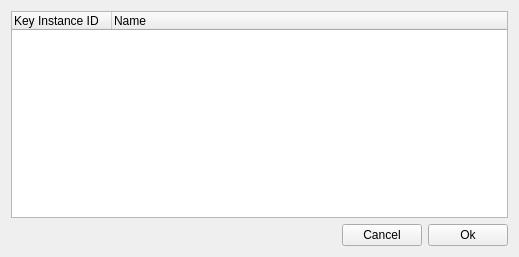
<?xml version="1.0" encoding="UTF-8"?>
<ui version="4.0">
 <class>DSDocumentsKeysDialog</class>
 <widget class="QDialog" name="DSDocumentsKeysDialog">
  <property name="geometry">
   <rect>
    <x>0</x>
    <y>0</y>
    <width>519</width>
    <height>257</height>
   </rect>
  </property>
  <property name="windowTitle">
   <string>Dialog</string>
  </property>
  <layout class="QVBoxLayout" name="verticalLayout">
   <item>
    <widget class="QTreeWidget" name="w_tree_widget">
     <property name="alternatingRowColors">
      <bool>true</bool>
     </property>
     <column>
      <property name="text">
       <string>Key Instance ID</string>
      </property>
     </column>
     <column>
      <property name="text">
       <string>Name</string>
      </property>
     </column>
    </widget>
   </item>
   <item>
    <layout class="QHBoxLayout" name="horizontalLayout">
     <item>
      <spacer name="horizontalSpacer">
       <property name="orientation">
        <enum>Qt::Orientation::Horizontal</enum>
       </property>
       <property name="sizeHint" stdset="0">
        <size>
         <width>40</width>
         <height>20</height>
        </size>
       </property>
      </spacer>
     </item>
     <item>
      <widget class="QPushButton" name="w_cancel_button">
       <property name="minimumSize">
        <size>
         <width>70</width>
         <height>0</height>
        </size>
       </property>
       <property name="text">
        <string>Cancel</string>
       </property>
       <property name="autoDefault">
        <bool>false</bool>
       </property>
      </widget>
     </item>
     <item>
      <widget class="QPushButton" name="w_ok_button">
       <property name="minimumSize">
        <size>
         <width>70</width>
         <height>0</height>
        </size>
       </property>
       <property name="text">
        <string>Ok</string>
       </property>
       <property name="autoDefault">
        <bool>false</bool>
       </property>
      </widget>
     </item>
    </layout>
   </item>
  </layout>
 </widget>
 <resources/>
 <connections/>
</ui>
